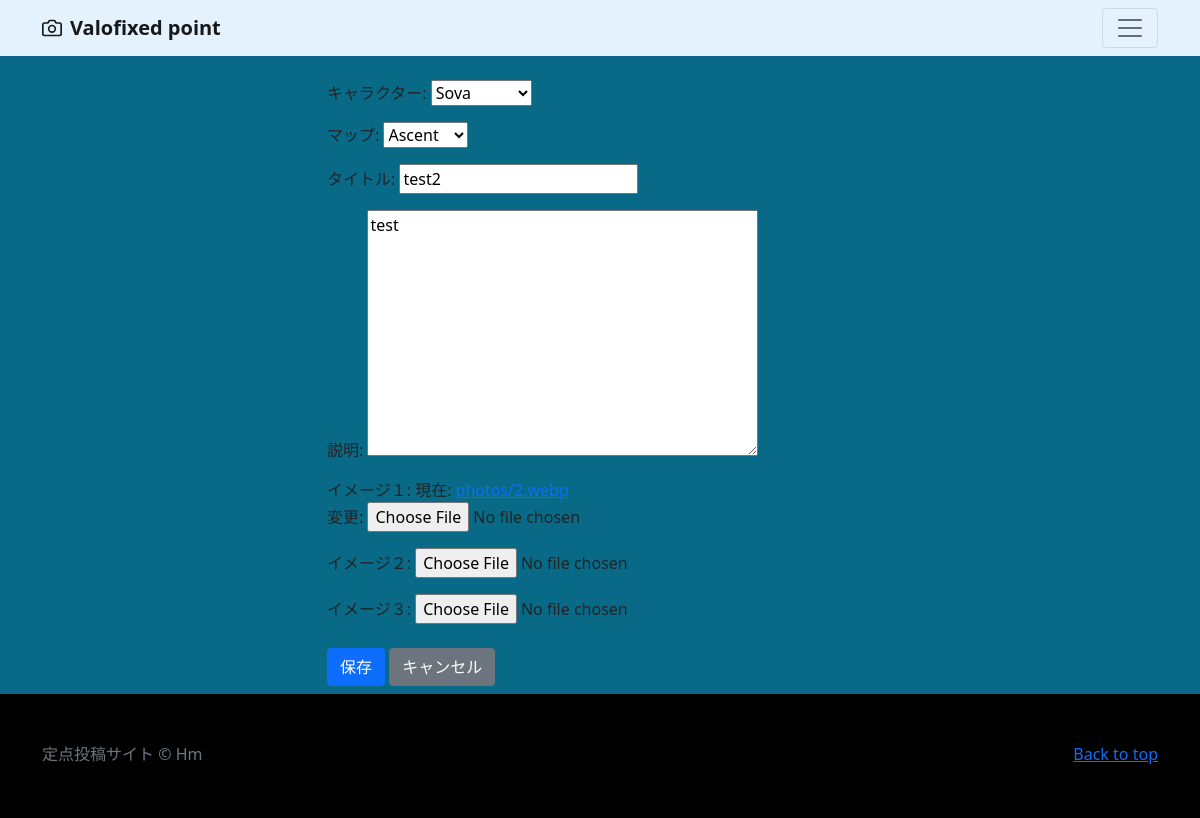
/post/2/edit/, run on the app's committed database.
### kouryaku/models.py (models this page shows, shortened)
class Lineups(models.Model):
    user= models.ForeignKey(
        CustomUser,
        verbose_name='ユーザー',
        on_delete=models.CASCADE
    )
    Character= models.ForeignKey(
        Character,
        verbose_name='キャラクター',
        on_delete=models.PROTECT
    )
    Map= models.ForeignKey(
        Map,
        verbose_name='マップ',
        on_delete=models.PROTECT
    )
    title = models.CharField(
        verbose_name='タイトル',
        max_length=100
    )
    comment = models.TextField(
        verbose_name='説明'
    )
    image1= models.ImageField(
        verbose_name='イメージ１',
        upload_to= 'photos'
    )
    image2= models.ImageField(
        verbose_name='イメージ２',
        upload_to='photos',
        blank=True,
        null=True
        )
    image3= models.ImageField(
        verbose_name='イメージ３',
        upload_to='photos',
        blank=True,
        null=True
        )
    posted_at=models.DateField(
        verbose_name='投稿日時',
        auto_now_add=True
    )

class Character(models.Model):
    title=models.CharField(
        verbose_name='キャラクター',
       max_length=20
       )
    def __str__(self):
        return self.title

class Map(models.Model):
    title=models.CharField(
        verbose_name='マップ',
        max_length=20
    )
    def __str__(self):
        return self.title

### kouryaku/views.py (the view, shortened to what this page needs)
# urls.py: path('post/<int:pk>/edit/', views.PostEditView.as_view(), name='post_edit'),
class PostEditView(UpdateView):
    template_name = 'post_edit.html'
    model = Lineups
    fields = ('Character', 'Map', 'title', 'comment','image1', 'image2','image3')
    success_url = reverse_lazy('kouryaku:mypage')

### kouryaku/templates/post_edit.html (shortened to what this page needs)
{% extends 'base.html' %}
        {% block contents %}
        <br>
        <div class="container">
            <div class="row">
                <div class="col offset-3">
                    <form method="POST">
                        {{ form.as_p }}
                        <button class="btn btn-primary my-2" type="submit">保存</button>
                        <a href="{% url 'kouryaku:post_detail' object.pk %}"
                        class=" btn btn-secondary my-2">キャンセル</a>
                </div>
            </div>
        </div>
        {% endblock %}

### data on the page
Lineups: Character "Sova", Map "Ascent", comment "test"
Character: title "test2"
